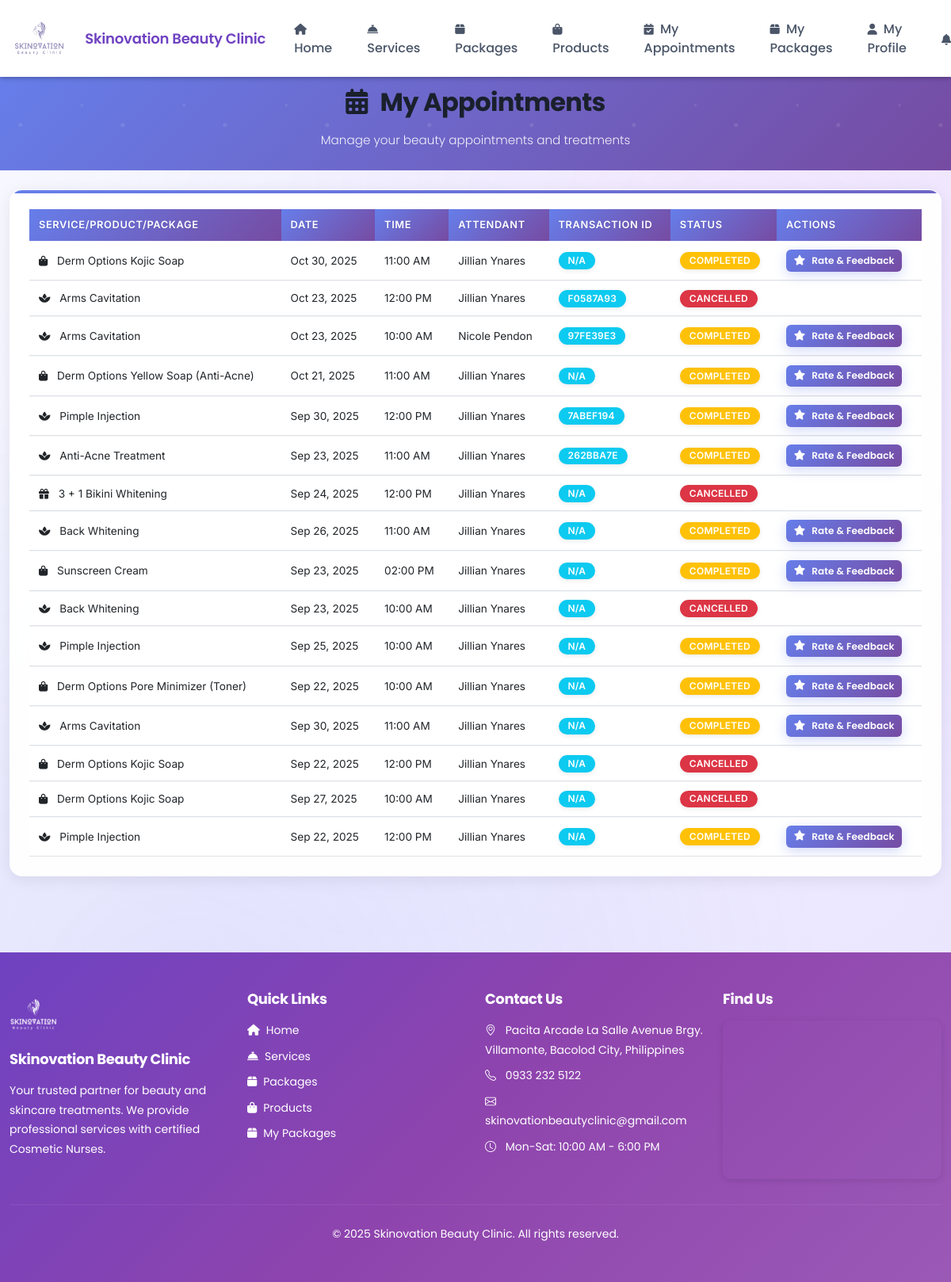
The app's page /appointments/ (signed in) with its own data.
### appointments/models.py (models this page shows, shortened)
class Appointment(models.Model):
    STATUS_CHOICES = [
        ('scheduled', 'Scheduled'),
        ('pending', 'Pending'),
        ('confirmed', 'Confirmed'),
        ('rescheduled', 'Rescheduled'),
        ('completed', 'Completed'),
        ('cancelled', 'Cancelled'),
    ]
    appointment_date = models.DateField()
    appointment_time = models.TimeField()
    status = models.CharField(max_length=15, choices=STATUS_CHOICES, default='scheduled')
    created_at = models.DateTimeField(auto_now_add=True)
    updated_at = models.DateTimeField(auto_now=True)
    transaction_id = models.CharField(max_length=100, blank=True, null=True)
    patient = models.ForeignKey(settings.AUTH_USER_MODEL, on_delete=models.CASCADE, related_name='appointments')
    attendant = models.ForeignKey('accounts.Attendant', on_delete=models.CASCADE, related_name='appointments')
    service = models.ForeignKey('services.Service', on_delete=models.CASCADE, related_name='appointments', blank=True, null=True)
    product = models.ForeignKey('products.Product', on_delete=models.CASCADE, related_name='appointments', blank=True, null=True)
    package = models.ForeignKey('packages.Package', on_delete=models.CASCADE, related_name='appointments', blank=True, null=True)
    class Meta:
        db_table = 'appointments'
        ordering = ['-created_at']

### products/models.py (models this page shows, shortened)
class Product(models.Model):
    product_name = models.CharField(max_length=255)
    description = models.TextField(blank=True, null=True)
    price = models.DecimalField(max_digits=10, decimal_places=2)
    stock = models.IntegerField(default=0)
    product_image = models.ImageField(upload_to='products/', blank=True, null=True)
    archived = models.BooleanField(default=False)
    created_at = models.DateTimeField(auto_now_add=True)
    updated_at = models.DateTimeField(auto_now=True)
    class Meta:
        db_table = 'products'
        ordering = ['product_name']

### accounts/models.py (models this page shows, shortened)
class Attendant(models.Model):
    first_name = models.CharField(max_length=100)
    last_name = models.CharField(max_length=100)
    shift_date = models.DateField()
    shift_time = models.TimeField()
    created_at = models.DateTimeField(auto_now_add=True)
    updated_at = models.DateTimeField(auto_now=True)
    class Meta:
        db_table = 'attendants'

### services/models.py (models this page shows, shortened)
class Service(models.Model):
    service_name = models.CharField(max_length=100)
    description = models.TextField(blank=True, null=True)
    price = models.DecimalField(max_digits=10, decimal_places=2, blank=True, null=True)
    duration = models.IntegerField(help_text="Duration in minutes")
    category = models.ForeignKey(ServiceCategory, on_delete=models.CASCADE, related_name='services')
    image = models.ImageField(upload_to='services/', blank=True, null=True)
    archived = models.BooleanField(default=False)
    created_at = models.DateTimeField(auto_now_add=True)
    updated_at = models.DateTimeField(auto_now=True)
    class Meta:
        db_table = 'services'
        ordering = ['service_name']

### packages/models.py (models this page shows, shortened)
class Package(models.Model):
    package_name = models.CharField(max_length=255)
    description = models.TextField(blank=True, null=True)
    price = models.DecimalField(max_digits=10, decimal_places=2)
    sessions = models.IntegerField()
    duration_days = models.IntegerField(help_text="Duration in days")
    grace_period_days = models.IntegerField(help_text="Grace period in days")
    archived = models.BooleanField(default=False)
    created_at = models.DateTimeField(auto_now_add=True)
    updated_at = models.DateTimeField(auto_now=True)
    class Meta:
        db_table = 'packages'
        ordering = ['package_name']

### appointments/views.py (the view)
# urls.py: path('', views.my_appointments, name='my_appointments'),
@login_required
def my_appointments(request):
    appointments = Appointment.objects.filter(patient=request.user).order_by('-created_at', '-appointment_date', '-appointment_time')
    context = {
        'appointments': appointments,
    }
    return render(request, 'appointments/my_appointments.html', context)

### appointments/context_processors.py (called while the page is built)
def notification_count(request):
    if request.user.is_authenticated:
        if request.user.user_type == 'admin':
            count = Notification.objects.filter(patient__isnull=True, is_read=False).count()
        elif request.user.user_type == 'owner':
            count = Notification.objects.filter(patient__isnull=True, is_read=False).count()
        elif request.user.user_type == 'attendant':
            count = Notification.objects.filter(
                (Q(patient=request.user) | Q(patient__isnull=True)),
                is_read=False
            ).count()
        else:
            count = Notification.objects.filter(patient=request.user, is_read=False).count()
    else:
        count = 0
    return {
        'notification_count': count
    }

### templates/appointments/my_appointments.html (shortened to what this page needs)
{% extends 'base.html' %}
{% load static %}
{% block content %}
<div class="appointments-container">
    <div class="page-header">
        <div class="container text-center">
            <h1 class="display-4 fw-bold mb-3">
                <i class="fas fa-calendar-alt me-3"></i>My Appointments
            </h1>
            <p class="lead">Manage your beauty appointments and treatments</p>
        </div>
    </div>
    <div class="container">
        <div class="appointments-card">
            <div class="card-body" style="padding: 1.5rem;">
                {% if appointments %}
                    <div class="table-responsive">
                        <table class="table">
                            <thead>
                                <tr>
                                    <th>Service/Product/Package</th>
                                    <th>Date</th>
                                    <th>Time</th>
                                    <th>Attendant</th>
                                    <th>Transaction ID</th>
                                    <th>Status</th>
                                    <th>Actions</th>
                                </tr>
                            </thead>
                            <tbody>
                                {% for appointment in appointments %}
                                <tr>
                                    <td>
                                        {% if appointment.service %}
                                            <i class="fas fa-spa me-2"></i> {{ appointment.service.service_name }}
                                        {% elif appointment.product %}
                                            <i class="fas fa-shopping-bag me-2"></i> {{ appointment.product.product_name }}
                                        {% elif appointment.package %}
                                            <i class="fas fa-gift me-2"></i> {{ appointment.package.package_name }}
                                        {% endif %}
                                    </td>
                                    <td>{{ appointment.appointment_date|date:"M d, Y" }}</td>
                                    <td>{{ appointment.appointment_time|time:"h:i A" }}</td>
                                    <td>{{ appointment.attendant.first_name }} {{ appointment.attendant.last_name }}</td>
                                    <td>
                                        <span class="badge bg-info">{{ appointment.transaction_id|default:"N/A" }}</span>
                                    </td>
                                    <td>
                                        <span class="badge bg-{% if appointment.status == 'confirmed' %}success{% elif appointment.status == 'cancelled' %}danger{% else %}warning{% endif %}">
                                            {{ appointment.status|title }}
                                        </span>
                                    </td>
                                    <td>
                                        {% if appointment.status == 'scheduled' or appointment.status == 'pending' or appointment.status == 'confirmed' %}
                                            <div class="d-flex gap-1 flex-wrap">
                                                <a href="{% url 'appointments:request_reschedule' appointment.id %}" class="btn btn-sm btn-outline-warning">
                                                    <i class="fas fa-calendar-alt me-1"></i> Reschedule
                                                </a>
                                                <button type="button" class="btn btn-sm btn-outline-danger" onclick="checkCancellationRestriction({{ appointment.id }}, '{{ appointment.appointment_date|date:"Y-m-d" }}', '{{ appointment.appointment_time|time:"H:i" }}', '{% url "appointments:request_cancellation" appointment.id %}'); return false;">
                                                    <i class="fas fa-times-circle me-1"></i> Request Cancellation
                                                </button>
                                            </div>
                                        {% elif appointment.status == 'completed' %}
                                            {% if not appointment.feedback.exists %}
                                                <button type="button" class="btn btn-sm btn-primary" data-bs-toggle="modal" data-bs-target="#feedbackModal{{ appointment.id }}">
                                                    <i class="fas fa-star me-1"></i> Rate & Feedback
                                                </button>
                                            {% else %}
                                                <span class="badge bg-success">Feedback Submitted</span>
                                            {% endif %}
                                        {% endif %}
                                    </td>
                                </tr>
                                {% endfor %}
                            </tbody>
                        </table>
                    </div>
                {% endif %}
            </div>
        </div>
    </div>
</div>
{% endblock %}

### static/css/style.css (style rules this page uses)
:root { --primary-color: #6f42c1; --secondary-color: #bb8fce; --dark-color: #2c003e; --light-color: #f4ecf7; }
html { scroll-behavior: smooth; scroll-padding-top: 80px; }
* { scroll-behavior: smooth; }
body { scroll-behavior: smooth; -webkit-overflow-scrolling: touch; }
body { font-family: 'Poppins', sans-serif; color: #333; line-height: 1.6; padding-top: 70px; }
.page-header { background: linear-gradient(rgba(111, 66, 193, 0.9), rgba(111, 66, 193, 0.9)), url('../img/hero-bg.jpg'); background-size: cover; background-position: center; color: white; padding: 5rem 0; text-align: center; }
.page-header h1 { font-weight: 600; }
.page-header p { font-size: 1.2rem; opacity: 0.9; }
.btn-primary { background-color: var(--primary-color); border-color: var(--primary-color); }

### static/css/enhanced-ui.css (style rules this page uses)
:root { --primary-color: #6f42c1; --primary-dark: #5a32a3; --primary-light: #8e44ad; --secondary-color: #bb8fce; --gradient-primary: linear-gradient(135deg, #667eea 0%, #764ba2 100%); --gradient-secondary: linear-gradient(135deg, #f093fb 0%, #f5576c 100%); --gradient-accent: linear-gradient(135deg, #6f42c1 0%, #8e44ad 50%, #9b59b6 100%); --font-primary: 'Poppins', -apple-system, BlinkMacSystemFont, 'Segoe UI', Roboto, sans-serif; --font-secondary: 'Inter', -apple-system, BlinkMacSystemFont, 'Segoe UI', Roboto, sans-serif; --fs-xs: 0.75rem; --fs-sm: 0.875rem; --fs-base: 1rem; --fs-lg: 1.125rem; --fs-xl: 1.25rem; --fs-2xl: 1.5rem; --fs-3xl: 1.875rem; --fs-4xl: 2.25rem; --fw-light: 300; --fw-normal: 400; --fw-medium: 500; --fw-semibold: 600; --fw-bold: 700; --fw-extrabold: 800; --lh-tight: 1.25; --lh-normal: 1.5; --lh-relaxed: 1.75; --spacing-xs: 0.25rem; --spacing-sm: 0.5rem; --spacing-md: 1rem; --spacing-lg: 1.5rem; --spacing-xl: 2rem; --spacing-2xl: 3rem; --spacing-3xl: 4rem; --radius-sm: 0.375rem; --radius-md: 0.5rem; --radius-lg: 0.75rem; --radius-xl: 1rem; --radius-2xl: 1.5rem; --radius-full: 9999px; --shadow-sm: 0 1px 2px 0 rgba(0, 0, 0, 0.05); --shadow-md: 0 4px 6px -1px rgba(0, 0, 0, 0.1), 0 2px 4px -1px rgba(0, 0, 0, 0.06); --shadow-lg: 0 10px 15px -3px rgba(0, 0, 0, 0.1), 0 4px 6px -2px rgba(0, 0, 0, 0.05); --shadow-xl: 0 20px 25px -5px rgba(0, 0, 0, 0.1), 0 10px 10px -5px rgba(0, 0, 0, 0.04); --shadow-2xl: 0 25px 50px -12px rgba(0, 0, 0, 0.25); --transition-fast: 150ms ease-in-out; --transition-base: 300ms ease-in-out; --transition-slow: 500ms ease-in-out; }
* { box-sizing: border-box; }
body { font-family: var(--font-primary); font-size: var(--fs-base); font-weight: var(--fw-normal); line-height: var(--lh-normal); color: #2d3748; -webkit-font-smoothing: antialiased; -moz-osx-font-smoothing: grayscale; text-rendering: optimizeLegibility; }
h1, h2, h3, h4, h5, h6 { font-family: var(--font-primary); font-weight: var(--fw-bold); line-height: var(--lh-tight); color: #1a202c; margin-bottom: var(--spacing-md); letter-spacing: -0.02em; }
h1 { font-size: var(--fs-4xl); }
p { margin-bottom: var(--spacing-md); line-height: var(--lh-relaxed); }
.btn { font-family: var(--font-primary); font-weight: var(--fw-semibold); font-size: var(--fs-base); padding: var(--spacing-sm) var(--spacing-lg); border-radius: var(--radius-lg); transition: all var(--transition-base); letter-spacing: 0.01em; border: none; cursor: pointer; display: inline-flex; align-items: center; justify-content: center; gap: var(--spacing-xs); box-shadow: var(--shadow-sm); }
.btn-primary, .btn-purple { background: var(--gradient-primary); color: white; box-shadow: 0 4px 15px rgba(102, 126, 234, 0.3); }
.btn-sm { font-size: var(--fs-sm); padding: var(--spacing-xs) var(--spacing-md); }
.card-body { padding: var(--spacing-lg); }
.table { font-family: var(--font-secondary); font-size: var(--fs-sm); border-collapse: separate; border-spacing: 0; }
.table thead th { background: var(--gradient-primary); color: white; font-weight: var(--fw-semibold); font-size: var(--fs-sm); text-transform: uppercase; letter-spacing: 0.05em; padding: var(--spacing-md); border: none; }
.table tbody td { padding: var(--spacing-md); border-top: 1px solid #e2e8f0; vertical-align: middle; }
.table tbody tr { transition: background-color var(--transition-fast); }
.badge { font-weight: var(--fw-semibold); font-size: var(--fs-xs); padding: var(--spacing-xs) var(--spacing-sm); border-radius: var(--radius-full); letter-spacing: 0.02em; text-transform: uppercase; }
.container { max-width: 1200px; }

### records on screen
Appointment: product.product_name "Derm Options Kojic Soap", appointment_date "Oct 30, 2025", appointment_time "11:00 AM", attendant.first_name "Jillian", attendant.last_name "Ynares", transaction_id "N/A", status "COMPLETED"
Appointment: service.service_name "Arms Cavitation", appointment_date "Oct 23, 2025", appointment_time "12:00 PM", attendant.first_name "Jillian", attendant.last_name "Ynares", transaction_id "F0587A93", status "CANCELLED"
Appointment: service.service_name "Arms Cavitation", appointment_date "Oct 23, 2025", appointment_time "10:00 AM", attendant.first_name "Nicole", attendant.last_name "Pendon", transaction_id "97FE39E3", status "COMPLETED"
Appointment: product.product_name "Derm Options Yellow Soap (Anti-Acne)", appointment_date "Oct 21, 2025", appointment_time "11:00 AM", attendant.first_name "Jillian", attendant.last_name "Ynares", transaction_id "N/A", status "COMPLETED"
Appointment: service.service_name "Pimple Injection", appointment_date "Sep 30, 2025", appointment_time "12:00 PM", attendant.first_name "Jillian", attendant.last_name "Ynares", transaction_id "7ABEF194", status "COMPLETED"
Appointment: service.service_name "Anti-Acne Treatment", appointment_date "Sep 23, 2025", appointment_time "11:00 AM", attendant.first_name "Jillian", attendant.last_name "Ynares", transaction_id "262BBA7E", status "COMPLETED"
Appointment: package.package_name "3 + 1 Bikini Whitening", appointment_date "Sep 24, 2025", appointment_time "12:00 PM", attendant.first_name "Jillian", attendant.last_name "Ynares", transaction_id "N/A", status "CANCELLED"
Appointment: service.service_name "Back Whitening", appointment_date "Sep 26, 2025", appointment_time "11:00 AM", attendant.first_name "Jillian", attendant.last_name "Ynares", transaction_id "N/A", status "COMPLETED"
Appointment: product.product_name "Sunscreen Cream", appointment_date "Sep 23, 2025", appointment_time "02:00 PM", attendant.first_name "Jillian", attendant.last_name "Ynares", transaction_id "N/A", status "COMPLETED"
Appointment: service.service_name "Back Whitening", appointment_date "Sep 23, 2025", appointment_time "10:00 AM", attendant.first_name "Jillian", attendant.last_name "Ynares", transaction_id "N/A", status "CANCELLED"
Appointment: service.service_name "Pimple Injection", appointment_date "Sep 25, 2025", appointment_time "10:00 AM", attendant.first_name "Jillian", attendant.last_name "Ynares", transaction_id "N/A", status "COMPLETED"
Appointment: product.product_name "Derm Options Pore Minimizer (Toner)", appointment_date "Sep 22, 2025", appointment_time "10:00 AM", attendant.first_name "Jillian", attendant.last_name "Ynares", transaction_id "N/A", status "COMPLETED"
Appointment: service.service_name "Arms Cavitation", appointment_date "Sep 30, 2025", appointment_time "11:00 AM", attendant.first_name "Jillian", attendant.last_name "Ynares", transaction_id "N/A", status "COMPLETED"
Appointment: product.product_name "Derm Options Kojic Soap", appointment_date "Sep 22, 2025", appointment_time "12:00 PM", attendant.first_name "Jillian", attendant.last_name "Ynares", transaction_id "N/A", status "CANCELLED"
Appointment: product.product_name "Derm Options Kojic Soap", appointment_date "Sep 27, 2025", appointment_time "10:00 AM", attendant.first_name "Jillian", attendant.last_name "Ynares", transaction_id "N/A", status "CANCELLED"
Appointment: service.service_name "Pimple Injection", appointment_date "Sep 22, 2025", appointment_time "12:00 PM", attendant.first_name "Jillian", attendant.last_name "Ynares", transaction_id "N/A", status "COMPLETED"
